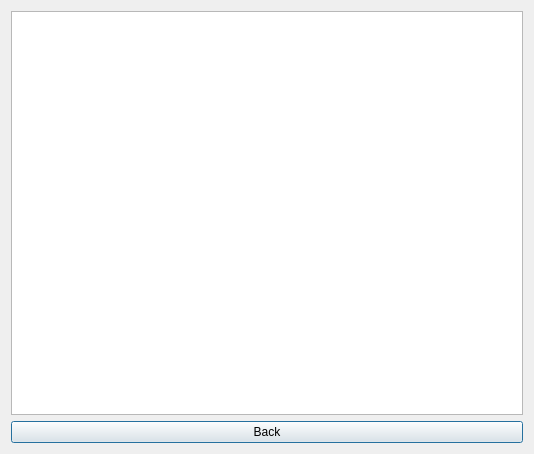
<?xml version="1.0" encoding="UTF-8"?>
<ui version="4.0">
 <class>ShowTextNoteWindow</class>
 <widget class="QDialog" name="ShowTextNoteWindow">
  <property name="windowModality">
   <enum>Qt::NonModal</enum>
  </property>
  <property name="geometry">
   <rect>
    <x>0</x>
    <y>0</y>
    <width>534</width>
    <height>454</height>
   </rect>
  </property>
  <property name="windowTitle">
   <string>Text note</string>
  </property>
  <layout class="QGridLayout" name="gridLayout">
   <item row="0" column="0">
    <layout class="QVBoxLayout" name="verticalLayout">
     <item>
      <widget class="QTextEdit" name="showTextNoteField">
       <property name="readOnly">
        <bool>true</bool>
       </property>
      </widget>
     </item>
     <item>
      <widget class="QPushButton" name="backButton">
       <property name="sizePolicy">
        <sizepolicy hsizetype="Preferred" vsizetype="Minimum">
         <horstretch>0</horstretch>
         <verstretch>0</verstretch>
        </sizepolicy>
       </property>
       <property name="text">
        <string>Back</string>
       </property>
      </widget>
     </item>
    </layout>
   </item>
  </layout>
 </widget>
 <resources/>
 <connections/>
</ui>
